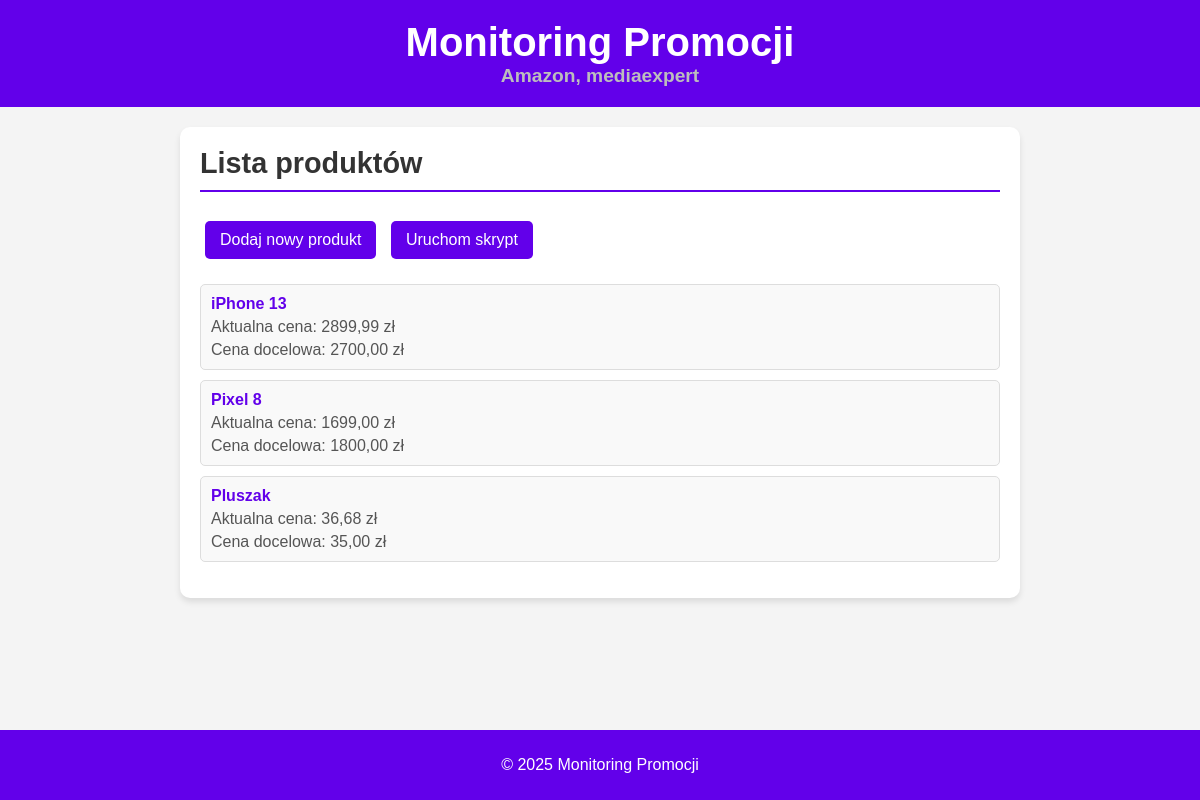
The page / on the database its author committed.
### promocje/models.py (models this page shows, shortened)
class Produkt(models.Model):
    nazwa = models.CharField(max_length=255)
    url = models.URLField()
    aktualna_cena = models.DecimalField(max_digits=10, decimal_places=2, null=True, blank=True)
    cena_docelowa = models.DecimalField(max_digits=10, decimal_places=2)
    ostatnia_aktualizacja = models.DateTimeField(auto_now=True)
    email_odbiorcy = models.EmailField(default='default@example.com')

### promocje/views.py (the view)
# urls.py: path('', views.index, name='index'),
def index(request):
    produkty = Produkt.objects.all()
    return render(request, 'index.html', {'produkty': produkty})

### promocje/templates/index.html
{% extends 'base.html' %}
{% block content %}
    <h2 class="section-title">Lista produktów</h2>
    <div class="button-container">
        <a href="{% url 'dodaj_produkt' %}" class="button">Dodaj nowy produkt</a>
        <a href="{% url 'uruchom_scraper_selenium' %}" class="button">Uruchom skrypt</a>
    </div>
    <ul class="product-list">
        {% for produkt in produkty %}
            <li class="product-item">
                <a href="{% url 'produkt_szczegoly' produkt.id %}" class="product-link">{{ produkt.nazwa }}</a>
                <span class="product-info">Aktualna cena: {{ produkt.aktualna_cena|default:"Brak danych" }} zł</span>
                <span class="product-info">Cena docelowa: {{ produkt.cena_docelowa }} zł</span>
            </li>
        {% empty %}
            <p class="no-data">Brak produktów w bazie danych.</p>
        {% endfor %}
    </ul>
{% endblock %}

### promocje/static/css/style.css (style rules this page uses)
body { font-family: Arial, sans-serif; margin: 0; padding: 0; background-color: #f4f4f4; color: #333; }
.section-title { margin-top: 0; font-size: 1.8rem; border-bottom: 2px solid #6200ea; padding-bottom: 10px; }
.button-container { margin-bottom: 20px; }
.button { display: inline-block; margin: 5px; padding: 10px 15px; background-color: #6200ea; color: white; text-decoration: none; border-radius: 5px; transition: background-color 0.3s ease; }
.product-list { list-style: none; padding: 0; }
.product-item { margin: 10px 0; padding: 10px; background: #f9f9f9; border: 1px solid #ddd; border-radius: 5px; }
.product-link { font-weight: bold; color: #6200ea; text-decoration: none; }
.product-info { display: block; margin-top: 5px; color: #555; }

### rows shown on the page
Produkt: nazwa "iPhone 13", aktualna_cena "2899,99", cena_docelowa "2700,00"
Produkt: nazwa "Pixel 8", aktualna_cena "1699,00", cena_docelowa "1800,00"
Produkt: nazwa "Pluszak", aktualna_cena "36,68", cena_docelowa "35,00"
